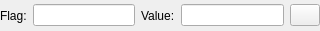
<?xml version="1.0" encoding="UTF-8"?>
<ui version="4.0">
 <class>Form</class>
 <widget class="QWidget" name="Form">
  <property name="geometry">
   <rect>
    <x>0</x>
    <y>0</y>
    <width>320</width>
    <height>31</height>
   </rect>
  </property>
  <property name="windowTitle">
   <string>Form</string>
  </property>
  <layout class="QHBoxLayout" name="horizontalLayout">
   <property name="leftMargin">
    <number>0</number>
   </property>
   <property name="topMargin">
    <number>0</number>
   </property>
   <property name="rightMargin">
    <number>0</number>
   </property>
   <property name="bottomMargin">
    <number>0</number>
   </property>
   <item>
    <widget class="QLabel" name="label">
     <property name="text">
      <string>Flag:</string>
     </property>
    </widget>
   </item>
   <item>
    <widget class="QLineEdit" name="edit_flag"/>
   </item>
   <item>
    <widget class="QLabel" name="label_2">
     <property name="text">
      <string>Value:</string>
     </property>
    </widget>
   </item>
   <item>
    <widget class="QLineEdit" name="edit_value"/>
   </item>
   <item>
    <widget class="QPushButton" name="button_delete">
     <property name="maximumSize">
      <size>
       <width>30</width>
       <height>16777215</height>
      </size>
     </property>
     <property name="text">
      <string/>
     </property>
     <property name="icon">
      <iconset>
       <normaloff>../logos/logo_cross.png</normaloff>../logos/logo_cross.png</iconset>
     </property>
    </widget>
   </item>
  </layout>
 </widget>
 <resources/>
 <connections/>
</ui>
